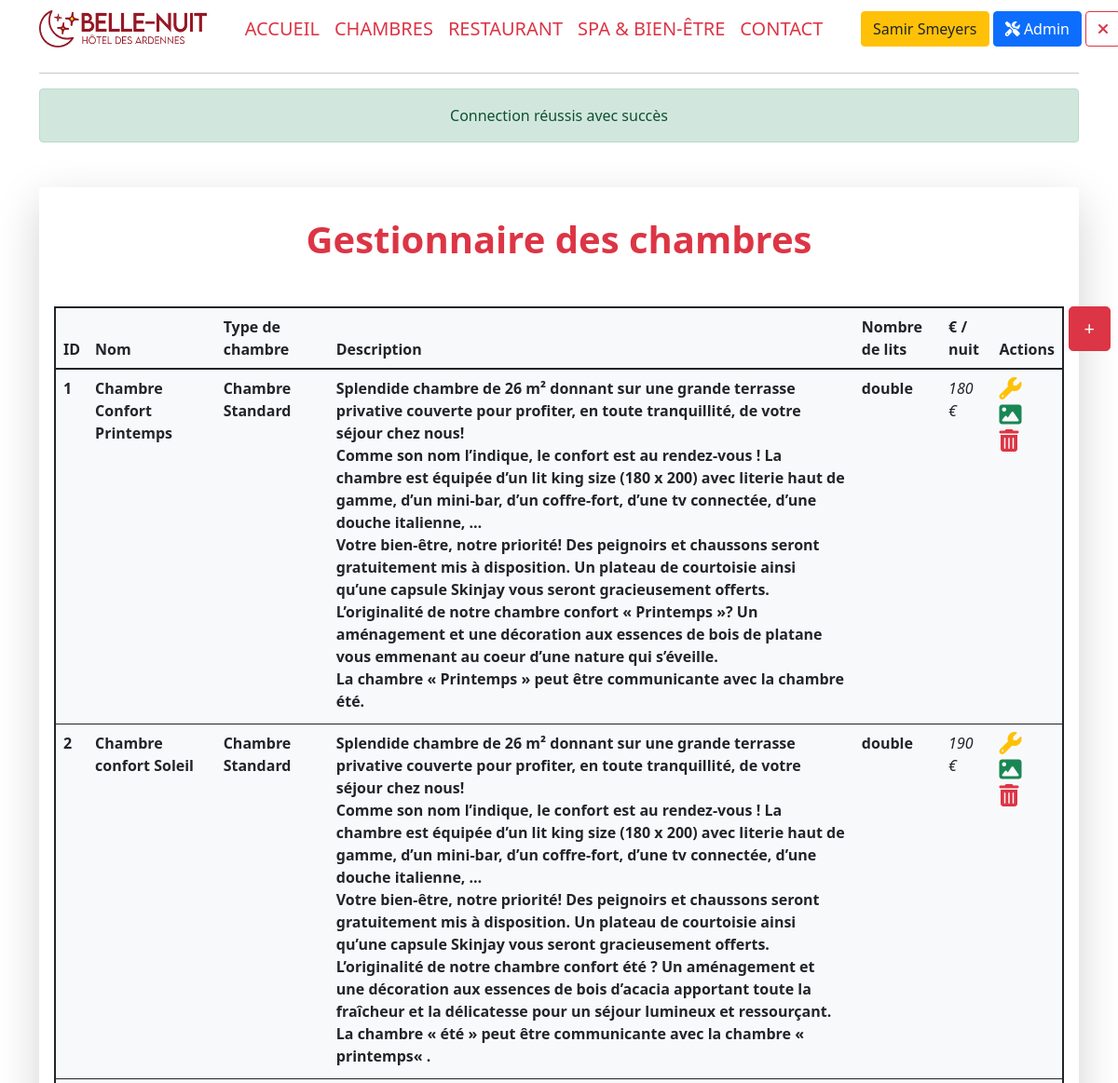
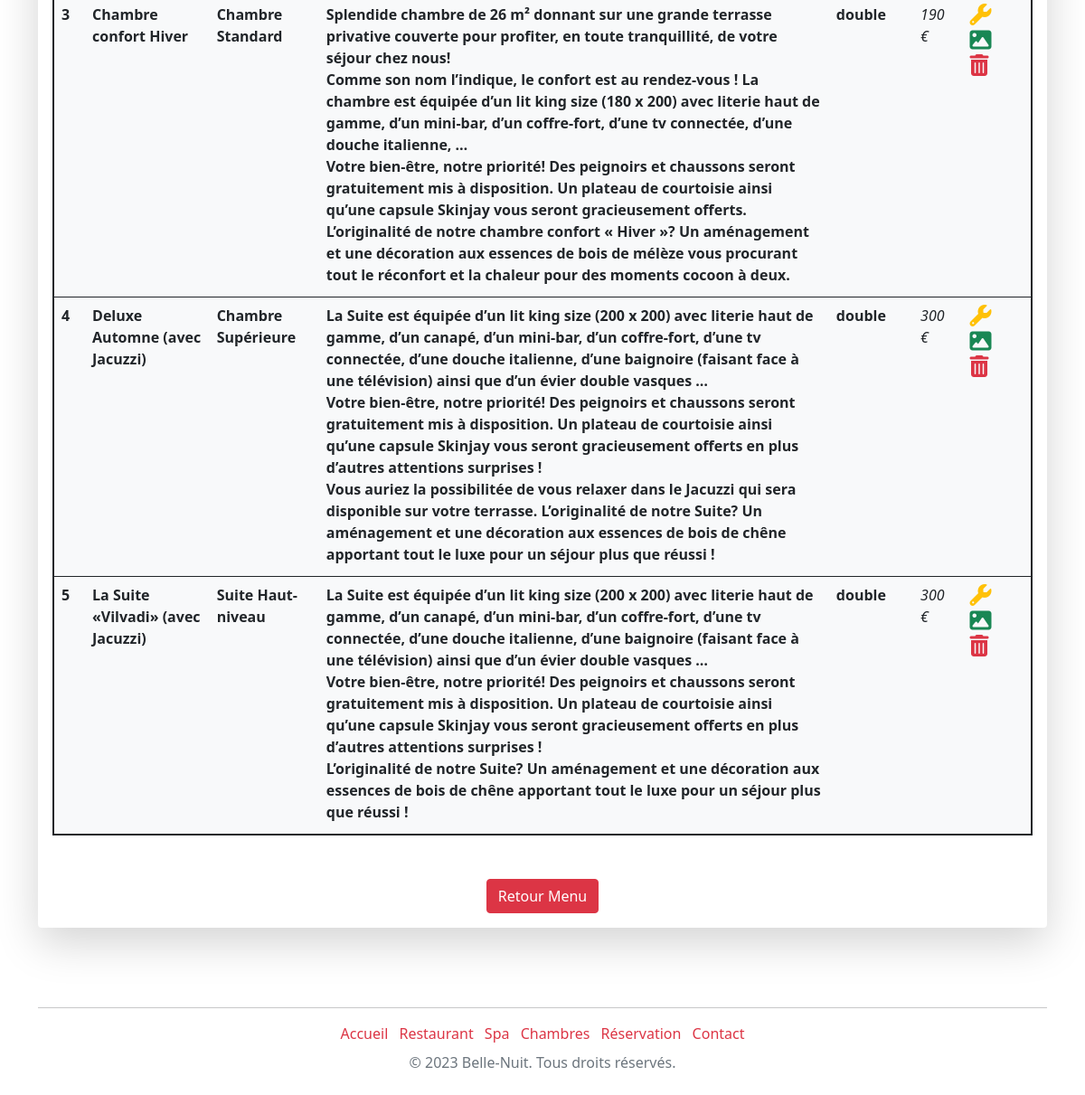
Page /adminBedrooms (signed in) on the committed database (2 pictures, top to bottom).
### tables this page shows
CREATE TABLE `bedroom` (
  `bedroom_id` int(11) NOT NULL,
  `bedroom_name` varchar(40) NOT NULL,
  `bedroom_description` text NOT NULL,
  `bedroom_bed` enum('double','twin','single') NOT NULL,
  `bedroom_priceday` int(11) NOT NULL,
  `id_roomcategory` int(11) NOT NULL
);

CREATE TABLE `category_bedroom` (
  `roomcategory_id` int(11) NOT NULL,
  `roomcategory_name` varchar(30) NOT NULL
);

### models/Model.class.php (called while the page is built, shortened)
<?php
abstract class Model{
    private static $pdo;
    private static function setBdd(){
        self::$pdo = new PDO("mysql:host=localhost;dbname=hotel;charset=utf8", "root", "");
        self::$pdo->setAttribute(PDO::ATTR_ERRMODE, PDO::ERRMODE_WARNING);
    }
    protected function getBdd(){
        return self::$pdo;
    }
}

### models/FrontManager.model.php (called while the page is built, shortened)
<?php
require_once("Model.class.php");
class FrontManager extends Model
{
    public function getAllBedrooms()
    {
        $stmt = $this->getBdd()->prepare('
        SELECT bedroom_id,bedroom_name,bedroom_description,bedroom_bed,bedroom_priceday, category_bedroom.roomcategory_name FROM bedroom
        INNER JOIN category_bedroom ON  bedroom.id_roomcategory = category_bedroom.roomcategory_id');
        $stmt->execute();
        $bedrooms = $stmt->fetchAll(PDO::FETCH_ASSOC);
        return $bedrooms;
    }
}

### views/main/back/adminBedrooms.view.php (the view)
<div class="container-fluid shadow-lg p-3 mb-5 mt-5 bg-body rounded mx-auto">
<h1 class="text-center my-3 text-danger fw-bolder mb-5">Gestionnaire des chambres</h1>
<a href="adminBedroomAdd"><button class="btn btn-danger btn-lg position-fixed top-1 end-0 me-2" name="btnRegistration">+</button></a>
<table class="table container bg-light p-5 rounded mb-5 border border-2 border-dark">
    <thead class="bg-light">
    <tr>
        <th>ID</th>
        <th>Nom</th>
        <th>Type de chambre</th>
        <th>Description</th>
        <th>Nombre de lits</th>
        <th>€ / nuit</th>
        <th>Actions</th>
    </tr>
    </thead>
    <tbody>
    <?php foreach ($bedrooms as $key => $bedroom) { ?>
        <tr>
            <td>
                <p class="fw-bold mb-1"><?= $bedroom["bedroom_id"] ?></p>
            </td>
            <td>
                <p class="fw-bold mb-1"><?= $bedroom["bedroom_name"] ?></p>
            </td>
            <td>
                <p class="fw-bold mb-1"><?= $bedroom["roomcategory_name"] ?></p>
            </td>
            <td>
                <p class="fw-bold mb-1"><?= $bedroom["bedroom_description"] ?></p>
            </td>
            <td>
                <p class="fw-bold mb-1"><?= $bedroom["bedroom_bed"] ?></p>
            </td>
            <td>
                <p class="fst-italic mb-1"><?= $bedroom["bedroom_priceday"] ?> € </p>
            </td>
            <td>
                <a href="adminEditBed&idEditBed=<?= $bedroom['bedroom_id'] ?>" class="mb-3 text-warning">
                    <i class="fa-solid fa-wrench fa-xl  mt-2"></i>
                </a><br>
                <a href="adminManagerBedPicture&idEditBed=<?= $bedroom['bedroom_id'] ?>" class="text-success mt-5">
                    <i class="fa-solid fa-image fa-xl  mt-3"></i>
                </a><br>
                <a href="deleteBedroom&idDelBedRoom=<?= $bedroom['bedroom_id'] ?>" onclick="return confirm('Êtes-vous sûr de vouloir supprimer cet élément ?')" class="text-danger text-end mt-3">
                    <i class="fa-solid fa-xl fa-trash-can  mt-3"></i>
                </a>
            </td>
        </tr>
    <?php } ?>
    </tbody>
</table>
    <div class="text-center">
        <a href="admin" class="btn btn-danger">Retour Menu</a>
    </div>
</div>

### rows in the picture
bedroom: bedroom_id "1", bedroom_name "Chambre Confort Printemps", id_roomcategory.roomcategory_name "Chambre Standard", bedroom_description "Splendide chambre de 26 m² donnant sur une grande terrasse privative couverte pour profiter, en toute tranquillité, de votre séjour chez nous! Comme son nom l’indique, le confort est au rendez-vous ! La chambre est équipée d’un lit king size (180 x 200) avec literie haut de gamme, d’un mini-bar, d’un coffre-fort, d’une tv connectée, d’une douche italienne, … Votre bien-être, notre priorité! Des peignoirs et chaussons seront gratuitement mis à disposition. Un plateau de courtoisie ainsi qu’une capsule Skinjay vous seront gracieusement offerts. L’originalité de notre chambre confort « Printemps »? Un aménagement et une décoration aux essences de bois de platane vous emmenant au coeur d’une…", bedroom_bed "double", bedroom_priceday "180"
bedroom: bedroom_id "2", bedroom_name "Chambre confort Soleil", id_roomcategory.roomcategory_name "Chambre Standard", bedroom_description "Splendide chambre de 26 m² donnant sur une grande terrasse privative couverte pour profiter, en toute tranquillité, de votre séjour chez nous! Comme son nom l’indique, le confort est au rendez-vous ! La chambre est équipée d’un lit king size (180 x 200) avec literie haut de gamme, d’un mini-bar, d’un coffre-fort, d’une tv connectée, d’une douche italienne, … Votre bien-être, notre priorité! Des peignoirs et chaussons seront gratuitement mis à disposition. Un plateau de courtoisie ainsi qu’une capsule Skinjay vous seront gracieusement offerts. L’originalité de notre chambre confort été ? Un aménagement et une décoration aux essences de bois d’acacia apportant toute la fraîcheur et la…", bedroom_bed "double", bedroom_priceday "190"
bedroom: bedroom_id "3", bedroom_name "Chambre confort Hiver", id_roomcategory.roomcategory_name "Chambre Standard", bedroom_description "Splendide chambre de 26 m² donnant sur une grande terrasse privative couverte pour profiter, en toute tranquillité, de votre séjour chez nous! Comme son nom l’indique, le confort est au rendez-vous ! La chambre est équipée d’un lit king size (180 x 200) avec literie haut de gamme, d’un mini-bar, d’un coffre-fort, d’une tv connectée, d’une douche italienne, … Votre bien-être, notre priorité! Des peignoirs et chaussons seront gratuitement mis à disposition. Un plateau de courtoisie ainsi qu’une capsule Skinjay vous seront gracieusement offerts. L’originalité de notre chambre confort « Hiver »? Un aménagement et une décoration aux essences de bois de mélèze vous procurant tout le réconfort et…", bedroom_bed "double", bedroom_priceday "190"
bedroom: bedroom_id "4", bedroom_name "Deluxe Automne (avec Jacuzzi)", id_roomcategory.roomcategory_name "Chambre Supérieure", bedroom_description "La Suite est équipée d’un lit king size (200 x 200) avec literie haut de gamme, d’un canapé, d’un mini-bar, d’un coffre-fort, d’une tv connectée, d’une douche italienne, d’une baignoire (faisant face à une télévision) ainsi que d’un évier double vasques … Votre bien-être, notre priorité! Des peignoirs et chaussons seront gratuitement mis à disposition. Un plateau de courtoisie ainsi qu’une capsule Skinjay vous seront gracieusement offerts en plus d’autres attentions surprises ! Vous auriez la possibilitée de vous relaxer dans le Jacuzzi qui sera disponible sur votre terrasse. L’originalité de notre Suite? Un aménagement et une décoration aux essences de bois de chêne apportant tout le luxe…", bedroom_bed "double", bedroom_priceday "300"
bedroom: bedroom_id "5", bedroom_name "La Suite «Vilvadi» (avec Jacuzzi)", id_roomcategory.roomcategory_name "Suite Haut-niveau", bedroom_description "La Suite est équipée d’un lit king size (200 x 200) avec literie haut de gamme, d’un canapé, d’un mini-bar, d’un coffre-fort, d’une tv connectée, d’une douche italienne, d’une baignoire (faisant face à une télévision) ainsi que d’un évier double vasques … Votre bien-être, notre priorité! Des peignoirs et chaussons seront gratuitement mis à disposition. Un plateau de courtoisie ainsi qu’une capsule Skinjay vous seront gracieusement offerts en plus d’autres attentions surprises ! L’originalité de notre Suite? Un aménagement et une décoration aux essences de bois de chêne apportant tout le luxe pour un séjour plus que réussi !", bedroom_bed "double", bedroom_priceday "300"

### other values in the picture
$_SESSION["surname"] "Samir"
$_SESSION["name"] "Smeyers"
$_SESSION['alert']['message'] "Connection réussis avec succès"
